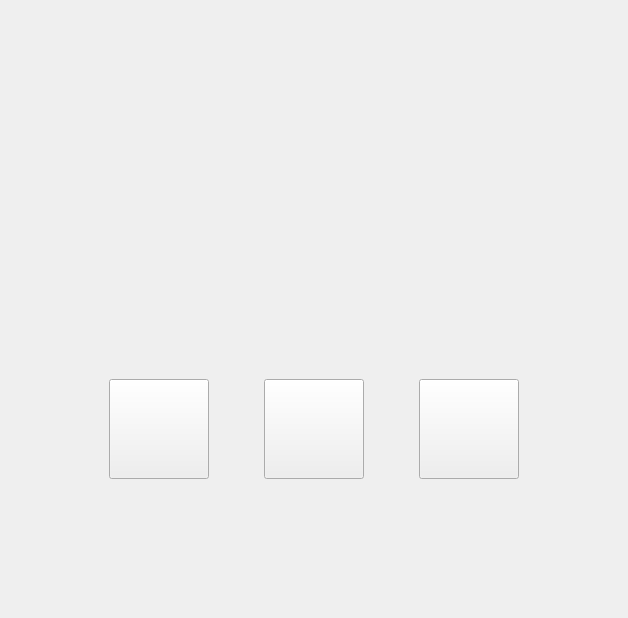
<?xml version="1.0" encoding="UTF-8"?>
<ui version="4.0">
 <class>friendInfoInterface</class>
 <widget class="QWidget" name="friendInfoInterface">
  <property name="geometry">
   <rect>
    <x>0</x>
    <y>0</y>
    <width>628</width>
    <height>618</height>
   </rect>
  </property>
  <property name="windowTitle">
   <string>Form</string>
  </property>
  <layout class="QVBoxLayout" name="verticalLayout">
   <item>
    <widget class="QWidget" name="widget_2" native="true">
     <layout class="QHBoxLayout" name="horizontalLayout_2">
      <item>
       <spacer name="horizontalSpacer_3">
        <property name="orientation">
         <enum>Qt::Horizontal</enum>
        </property>
        <property name="sizeType">
         <enum>QSizePolicy::Fixed</enum>
        </property>
        <property name="sizeHint" stdset="0">
         <size>
          <width>40</width>
          <height>20</height>
         </size>
        </property>
       </spacer>
      </item>
      <item>
       <widget class="QWidget" name="widget_3" native="true">
        <property name="minimumSize">
         <size>
          <width>0</width>
          <height>250</height>
         </size>
        </property>
        <property name="maximumSize">
         <size>
          <width>16777215</width>
          <height>250</height>
         </size>
        </property>
        <layout class="QHBoxLayout" name="horizontalLayout_3">
         <item>
          <widget class="QLabel" name="headLabel">
           <property name="minimumSize">
            <size>
             <width>200</width>
             <height>200</height>
            </size>
           </property>
           <property name="maximumSize">
            <size>
             <width>200</width>
             <height>200</height>
            </size>
           </property>
           <property name="text">
            <string/>
           </property>
          </widget>
         </item>
        </layout>
       </widget>
      </item>
      <item>
       <spacer name="horizontalSpacer_4">
        <property name="orientation">
         <enum>Qt::Horizontal</enum>
        </property>
        <property name="sizeType">
         <enum>QSizePolicy::Fixed</enum>
        </property>
        <property name="sizeHint" stdset="0">
         <size>
          <width>40</width>
          <height>20</height>
         </size>
        </property>
       </spacer>
      </item>
     </layout>
    </widget>
   </item>
   <item>
    <widget class="QWidget" name="widget" native="true">
     <layout class="QHBoxLayout" name="horizontalLayout">
      <item>
       <spacer name="horizontalSpacer">
        <property name="orientation">
         <enum>Qt::Horizontal</enum>
        </property>
        <property name="sizeType">
         <enum>QSizePolicy::Fixed</enum>
        </property>
        <property name="sizeHint" stdset="0">
         <size>
          <width>40</width>
          <height>20</height>
         </size>
        </property>
       </spacer>
      </item>
      <item>
       <widget class="ClickButton" name="chatLabel">
        <property name="minimumSize">
         <size>
          <width>100</width>
          <height>100</height>
         </size>
        </property>
        <property name="maximumSize">
         <size>
          <width>100</width>
          <height>100</height>
         </size>
        </property>
        <property name="cursor">
         <cursorShape>BlankCursor</cursorShape>
        </property>
        <property name="text">
         <string/>
        </property>
       </widget>
      </item>
      <item>
       <widget class="ClickButton" name="audioLabel">
        <property name="minimumSize">
         <size>
          <width>100</width>
          <height>100</height>
         </size>
        </property>
        <property name="maximumSize">
         <size>
          <width>100</width>
          <height>100</height>
         </size>
        </property>
        <property name="text">
         <string/>
        </property>
       </widget>
      </item>
      <item>
       <widget class="ClickButton" name="videoLabel">
        <property name="minimumSize">
         <size>
          <width>100</width>
          <height>100</height>
         </size>
        </property>
        <property name="maximumSize">
         <size>
          <width>100</width>
          <height>100</height>
         </size>
        </property>
        <property name="text">
         <string/>
        </property>
       </widget>
      </item>
      <item>
       <spacer name="horizontalSpacer_2">
        <property name="orientation">
         <enum>Qt::Horizontal</enum>
        </property>
        <property name="sizeType">
         <enum>QSizePolicy::Fixed</enum>
        </property>
        <property name="sizeHint" stdset="0">
         <size>
          <width>40</width>
          <height>20</height>
         </size>
        </property>
       </spacer>
      </item>
     </layout>
    </widget>
   </item>
   <item>
    <spacer name="verticalSpacer">
     <property name="orientation">
      <enum>Qt::Vertical</enum>
     </property>
     <property name="sizeType">
      <enum>QSizePolicy::Fixed</enum>
     </property>
     <property name="sizeHint" stdset="0">
      <size>
       <width>20</width>
       <height>40</height>
      </size>
     </property>
    </spacer>
   </item>
  </layout>
 </widget>
 <customwidgets>
  <customwidget>
   <class>ClickButton</class>
   <extends>QPushButton</extends>
   <header>widgets/clickbutton.h</header>
  </customwidget>
 </customwidgets>
 <resources/>
 <connections/>
</ui>
